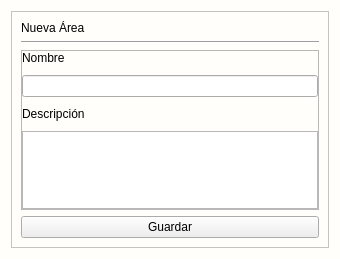
<?xml version="1.0" encoding="UTF-8"?>
<ui version="4.0">
 <class>Nueva_area_negocio</class>
 <widget class="QWidget" name="Nueva_area_negocio">
  <property name="geometry">
   <rect>
    <x>0</x>
    <y>0</y>
    <width>340</width>
    <height>259</height>
   </rect>
  </property>
  <property name="minimumSize">
   <size>
    <width>340</width>
    <height>250</height>
   </size>
  </property>
  <property name="maximumSize">
   <size>
    <width>340</width>
    <height>259</height>
   </size>
  </property>
  <property name="windowTitle">
   <string>Form</string>
  </property>
  <property name="styleSheet">
   <string notr="true">#Nueva_area_negocio{
background: #fffefb; 
}
#contenedor{
background: #fffefb; 
}
[objectName*=&quot;etiquetaTitulo_&quot;]{
color: #1d1c1c;
font-size: 18px;
font-weight:bold;
font-family:Arial;
}
[objectName*=&quot;etiqueta_&quot;]{
color: #1d1c1c;
font-size: 14px;
font-weight:bold;
font-family:Arial;
}
[objectName*=&quot;txt_&quot;]{
color: #1d1c1c;
font-size: 14px;
font-weight:bold;
font-family:Arial;
background: #F5F5F5;
border:none;
border-bottom: 1px solid #1d1c1c;
border-radius:5px;
}
[objectName*=&quot;txtlargo_&quot;]{
color: #1d1c1c;
font-size: 14px;
font-weight:bold;
font-family:Arial;
background: #F5F5F5;
border:none;
border-bottom: 1px solid #1d1c1c;
border-radius:5px;
}
[objectName*=&quot;txt_&quot;]:focus{
border-bottom: 2px solid #023375;
}
[objectName*=&quot;txtlargo_&quot;]:focus{
border-bottom: 2px solid #023375;
}
[objectName*=&quot;btn_btn_&quot;]{
color: #fffefb;
font-size: 14px;
font-weight:bold;
font-family:Arial;
background: #023375;
border-radius: 5px;
height: 25px;
}
[objectName*=&quot;btn_btn_&quot;]:hover{
background: #68a67d;
}</string>
  </property>
  <layout class="QGridLayout" name="gridLayout">
   <item row="0" column="0">
    <widget class="QFrame" name="contenedor">
     <property name="frameShape">
      <enum>QFrame::StyledPanel</enum>
     </property>
     <property name="frameShadow">
      <enum>QFrame::Raised</enum>
     </property>
     <layout class="QGridLayout" name="gridLayout_3">
      <item row="0" column="0">
       <widget class="QLabel" name="etiquetaTitulo_nuevacategoria">
        <property name="text">
         <string>Nueva Área</string>
        </property>
       </widget>
      </item>
      <item row="3" column="0">
       <widget class="QPushButton" name="btn_btn_guardar">
        <property name="cursor">
         <cursorShape>PointingHandCursor</cursorShape>
        </property>
        <property name="text">
         <string>Guardar</string>
        </property>
       </widget>
      </item>
      <item row="2" column="0">
       <widget class="QFrame" name="contenedor_datos">
        <property name="frameShape">
         <enum>QFrame::StyledPanel</enum>
        </property>
        <property name="frameShadow">
         <enum>QFrame::Raised</enum>
        </property>
        <layout class="QGridLayout" name="gridLayout_2">
         <property name="leftMargin">
          <number>0</number>
         </property>
         <property name="topMargin">
          <number>0</number>
         </property>
         <property name="rightMargin">
          <number>0</number>
         </property>
         <property name="bottomMargin">
          <number>0</number>
         </property>
         <property name="horizontalSpacing">
          <number>0</number>
         </property>
         <property name="verticalSpacing">
          <number>10</number>
         </property>
         <item row="0" column="0">
          <widget class="QLabel" name="etiqueta_nombre">
           <property name="text">
            <string>Nombre</string>
           </property>
          </widget>
         </item>
         <item row="1" column="0">
          <widget class="QLineEdit" name="txt_nombre"/>
         </item>
         <item row="2" column="0">
          <widget class="QLabel" name="etiqueta_descripcion">
           <property name="text">
            <string>Descripción</string>
           </property>
          </widget>
         </item>
         <item row="3" column="0">
          <widget class="QPlainTextEdit" name="txtlargo_descripcion"/>
         </item>
        </layout>
       </widget>
      </item>
      <item row="1" column="0">
       <widget class="Line" name="line">
        <property name="orientation">
         <enum>Qt::Horizontal</enum>
        </property>
       </widget>
      </item>
     </layout>
    </widget>
   </item>
  </layout>
 </widget>
 <resources/>
 <connections/>
</ui>
